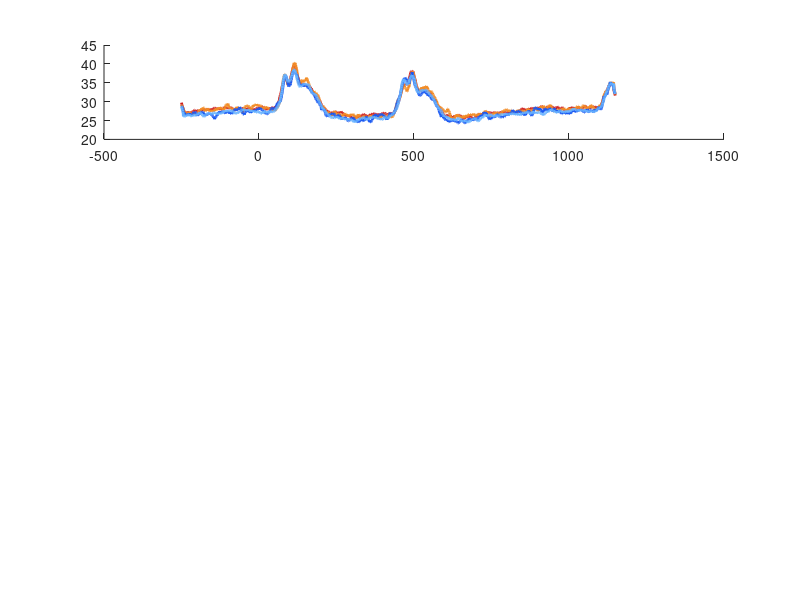

The MATLAB script that drew this image: (Note: this script raises an error after producing the figure.)
% ======================================================================
% Fig3. Code for:
%   "Prefrontal feedback is associated with expectation-dependent
%    adaptation in inferotemporal cortex"
%   Shafiei et al. Communications Biology (under revision).
%
% This script is part of the analysis code for the paper above. We
% recorded single units and field potentials from macaque IT and vlPFC
% while monkeys viewed pairs of images in blocks with different
% repetition probabilities.

% ======================================================================

% Figure 3: repetition suppression and the block effect in IT.

%
%   A  Population PSTHs of the four conditions, with an inset showing the
%      adaptation index (AI) for repeated (RT) and alternated (AT) trials,
%      collapsed across blocks
%   B  AI per condition, stimulus-specific adaptation (SSA) per block and
%      block effect (BE), full window (0-200 ms after response onset)
%   C  The same for the early window (0-100 ms)
%   D  The same for the late window (100-200 ms)
%   In B-D each panel has a narrow panel beside it with the single-neuron values (dots) on their own y-axis
%
% Points and bars show the mean across neurons; error bars are the SEM.
% Response windows start at the response onset.
%
% Input:  fig3_data.mat (variables PSTH_pop, n_neurons, AI_repeated, AI_alternated, p_repeated,
%         p_alternated, and AIs, SSA_RB, SSA_AB, BE, p_SSA, p_BE for the full, early and late windows)
% Output: the figure window

clc; clear; close all;
load('fig3_data.mat');

%% Colours and labels
col.RB_rep = [0.80 0.10 0.10];
col.RB_alt = [0.95 0.55 0.15];
col.AB_rep = [0.10 0.35 0.95];
col.AB_alt = [0.40 0.70 1.00];
colors = [col.RB_rep; col.RB_alt; col.AB_rep; col.AB_alt];
AI_labels = {'RB-Rep', 'RB-Alt', 'AB-Rep', 'AB-Alt'};
S1_ON = 250;                                 % S1 onset (ms from trial start)

figure('Color', 'w', 'Position', [50 50 1300 1400]);

%% Panel A: population PSTHs (top row, all three columns)
axBig = subplot(4, 3, [1 2 3]);  hold on;
mRB_rep = PSTH_pop.RB_rep;  mRB_alt = PSTH_pop.RB_alt;
mAB_rep = PSTH_pop.AB_rep;  mAB_alt = PSTH_pop.AB_alt;
t_ms = (0:numel(mRB_rep) - 1) - S1_ON;
plot(t_ms, mRB_rep, 'Color', col.RB_rep, 'LineWidth', 2);
plot(t_ms, mRB_alt, 'Color', col.RB_alt, 'LineWidth', 2);
plot(t_ms, mAB_rep, 'Color', col.AB_rep, 'LineWidth', 2);
plot(t_ms, mAB_alt, 'Color', col.AB_alt, 'LineWidth', 2);
xline(0, ':k');  xline(100, ':k');  xline(400, ':k');  xline(500, ':k');
xlabel('Time from S1 onset (ms)');  ylabel('Firing rate (Hz)');
title(sprintf('A. Population PSTHs (n = %d)', n_neurons));
legend({'RB-Rep', 'RB-Alt', 'AB-Rep', 'AB-Alt'}, 'Location', 'northeast');  legend boxoff;
xlim([-100 800]);  box off;  set(gca, 'TickDir', 'out', 'FontSize', 11);

% Inset: AI for repeated vs alternated trials (collapsed across blocks)
axPos = get(axBig, 'Position');
axInset = axes('Position', [axPos(1) + axPos(3) * 0.72, axPos(2) + axPos(4) * 0.55, axPos(3) * 0.20, axPos(4) * 0.35]);
hold(axInset, 'on');
ins_colors = [0.80 0.10 0.10; 0.10 0.35 0.95];
AI_ins_means = [nanmean(AI_repeated), nanmean(AI_alternated)];
AI_ins_sems  = [nanstd(AI_repeated) / sqrt(numel(AI_repeated)), nanstd(AI_alternated) / sqrt(numel(AI_alternated))];
bar(1:2, AI_ins_means, 'FaceColor', 'flat', 'CData', ins_colors);
% single-neuron AI values as dots (jittered horizontally)
AI_dots = {AI_repeated(isfinite(AI_repeated)), AI_alternated(isfinite(AI_alternated))};
for k = 1:2
    graded_dots(axInset, k, AI_dots{k}, mean(AI_dots{k}));
end
errorbar(1:2, AI_ins_means, AI_ins_sems, 'k', 'LineStyle', 'none', 'LineWidth', 1.5);
% fixed y-range (neurons outside it are not shown)
ylim(axInset, [-0.1 0.1]);
if p_repeated < 0.01
    text(1, 0.085, '***', 'FontSize', 12, 'HorizontalAlignment', 'center');
end
if p_alternated < 0.01
    text(2, 0.085, '***', 'FontSize', 12, 'HorizontalAlignment', 'center');
end
set(axInset, 'XTick', 1:2, 'XTickLabel', {'RT', 'AT'}, 'FontSize', 7);
ylabel(axInset, 'AI', 'FontSize', 7);
yline(axInset, 0, 'k:');
box(axInset, 'off');  set(axInset, 'TickDir', 'out');

%% Panels B, C, D: AI, SSA and block effect for the three windows
window_data = { ...
    struct('AIs', AIs_full,  'SSA_RB', SSA_RB_full,  'SSA_AB', SSA_AB_full,  'BE', BE_full,  'p_SSA', p_SSA_full,  'p_BE', p_BE_full,  'label', 'B. Full window (0-200 ms)'), ...
    struct('AIs', AIs_early, 'SSA_RB', SSA_RB_early, 'SSA_AB', SSA_AB_early, 'BE', BE_early, 'p_SSA', p_SSA_early, 'p_BE', p_BE_early, 'label', 'C. Early window (0-100 ms)'), ...
    struct('AIs', AIs_late,  'SSA_RB', SSA_RB_late,  'SSA_AB', SSA_AB_late,  'BE', BE_late,  'p_SSA', p_SSA_late,  'p_BE', p_BE_late,  'label', 'D. Late window (100-200 ms)') ...
};

for row = 1:3
    d = window_data{row};
    base = 3 + (row - 1) * 3;                % subplot index before this row's panels

    % AI per condition
    ax = subplot(4, 3, base + 1);  hold on;
    means = nanmean(d.AIs, 1);
    sems  = nanstd(d.AIs, [], 1) ./ sqrt(sum(~isnan(d.AIs), 1));
    errorbar(1:4, means, sems, 'k', 'LineStyle', 'none', 'LineWidth', 1);
    for i = 1:4
        plot(i, means(i), 'o', 'MarkerFaceColor', colors(i, :), 'MarkerEdgeColor', 'k', 'MarkerSize', 6);
    end
    xlim([0.5 4.5]);  ylim([-0.05 0.1]);  set(gca, 'XTick', 1:4, 'XTickLabel', AI_labels);
    ylabel('AI');  yline(0, 'k:');  box off;  set(gca, 'TickDir', 'out', 'FontSize', 9);
    dot_inset(ax, {d.AIs(:, 1), d.AIs(:, 2), d.AIs(:, 3), d.AIs(:, 4)}, means, [0.5 4.5], d.label, AI_labels);

    % Stimulus-specific adaptation in each block
    ax = subplot(4, 3, base + 2);  hold on;
    meanSSA = [nanmean(d.SSA_RB), nanmean(d.SSA_AB)];
    semSSA  = [nanstd(d.SSA_RB) / sqrt(sum(~isnan(d.SSA_RB))), nanstd(d.SSA_AB) / sqrt(sum(~isnan(d.SSA_AB)))];
    errorbar([1 2], meanSSA, semSSA, 'k', 'LineStyle', 'none', 'LineWidth', 1);
    plot([1 2], meanSSA, 'o', 'MarkerFaceColor', [0.3 0.6 0.9], 'MarkerEdgeColor', 'k', 'MarkerSize', 6);
    xlim([0.5 2.5]);  ylim([-0.05 0.1]);  set(gca, 'XTick', [1 2], 'XTickLabel', {'RB', 'AB'});
    ylabel('SSA');  yline(0, 'k:');  box off;  set(gca, 'TickDir', 'out', 'FontSize', 9);
    dot_inset(ax, {d.SSA_RB, d.SSA_AB}, meanSSA, [0.5 2.5], sprintf('SSA (p=%.3g)', d.p_SSA), {'RB', 'AB'});

    % Block effect
    ax = subplot(4, 3, base + 3);  hold on;
    meanBE = nanmean(d.BE);  semBE = nanstd(d.BE) / sqrt(sum(~isnan(d.BE)));
    errorbar(1, meanBE, semBE, 'k', 'LineStyle', 'none', 'LineWidth', 1);
    plot(1, meanBE, 'o', 'MarkerFaceColor', [0.3 0.6 0.9], 'MarkerEdgeColor', 'k', 'MarkerSize', 6);
    xlim([0.5 1.5]);  ylim([-0.05 0.1]);  set(gca, 'XTick', 1, 'XTickLabel', {'RB - AB'});
    ylabel('Block effect');  yline(0, 'k:');  box off;  set(gca, 'TickDir', 'out', 'FontSize', 9);
    dot_inset(ax, {d.BE}, meanBE, [0.5 1.5], sprintf('BE (p=%.3g)', d.p_BE), {'RB-AB'});
end

%% ======================================================================
% Local functions

function graded_dots(ax, x0, v, mu)
% Single-neuron values as tiny opaque dots at position x0 (jittered horizontally). Dots do not blend
% (no transparency). The grey level depends on the rank of each neuron's distance from the mean mu divided by the
% number of neurons (t: 0 = closest, 1 = farthest), on a logarithmic scale: g = log10(1 + 9 t) runs from 0 (black)
% to 1 (white); it rises quickly near the mean and flattens towards the far neurons. The dot size follows the same
% grading (larger close to the mean, smaller far from it).
v = v(isfinite(v));
n = numel(v);
[~, ord] = sort(abs(v - mu), 'ascend');                % closest first
v = v(ord);
t = (0:n - 1)' / max(n - 1, 1);                        % rank / number, 0 ... 1
g = log10(1 + 9 * t);                                  % logarithmic grading, black -> white
v = flipud(v);  g = flipud(g);                         % draw far (light) dots first, near (dark) dots on top
jit = (rand(n, 1) - 0.5) * 0.6;
sz = 1 + 4 * (1 - g);                                  % dot size graded the same way: 5 (closest) ... 1 (farthest)
scatter(ax, x0 + jit, v, sz, [g g g], 'filled', 'MarkerEdgeColor', 'none');
end

function dot_inset(ax, vals, means, xl, ttl, xt)
% The main axes keep the left part of their cell; a narrow panel beside them (to the right) shows every neuron as a
% tiny opaque dot on its own y-axis (-0.2 to 0.2), with the mean marked by a short red bar.
% vals: cell of column vectors (one per x position 1..numel(vals)); means: their means.
p = get(ax, 'Position');
set(ax, 'Position', [p(1), p(2), p(3) * 0.58, p(4)]);
title(ax, ttl, 'FontSize', 9);
unit = 0.075 * p(3);                                   % width of one column: the same in every side panel
axI = axes('Position', [p(1) + p(3) * 0.66, p(2), numel(vals) * unit, p(4)]);   % 4, 2 or 1 columns wide
hold(axI, 'on');
allv = [];
for k = 1:numel(vals)
    v = vals{k};  allv = [allv; v(isfinite(v))];
end
for k = 1:numel(vals)
    graded_dots(axI, k, vals{k}, means(k));
    plot(axI, k + [-0.3 0.3], [means(k) means(k)], 'r', 'LineWidth', 1.5);
end
xlim(axI, xl);  ylim(axI, [-0.2 0.2]);                    % fixed range; neurons outside it are not shown
yline(axI, 0, 'k:');
set(axI, 'XTick', 1:numel(vals), 'XTickLabel', xt, 'XTickLabelRotation', 45, 'FontSize', 6, 'TickDir', 'out', 'Box', 'off');
title(axI, 'Single neurons', 'FontSize', 8);
end
